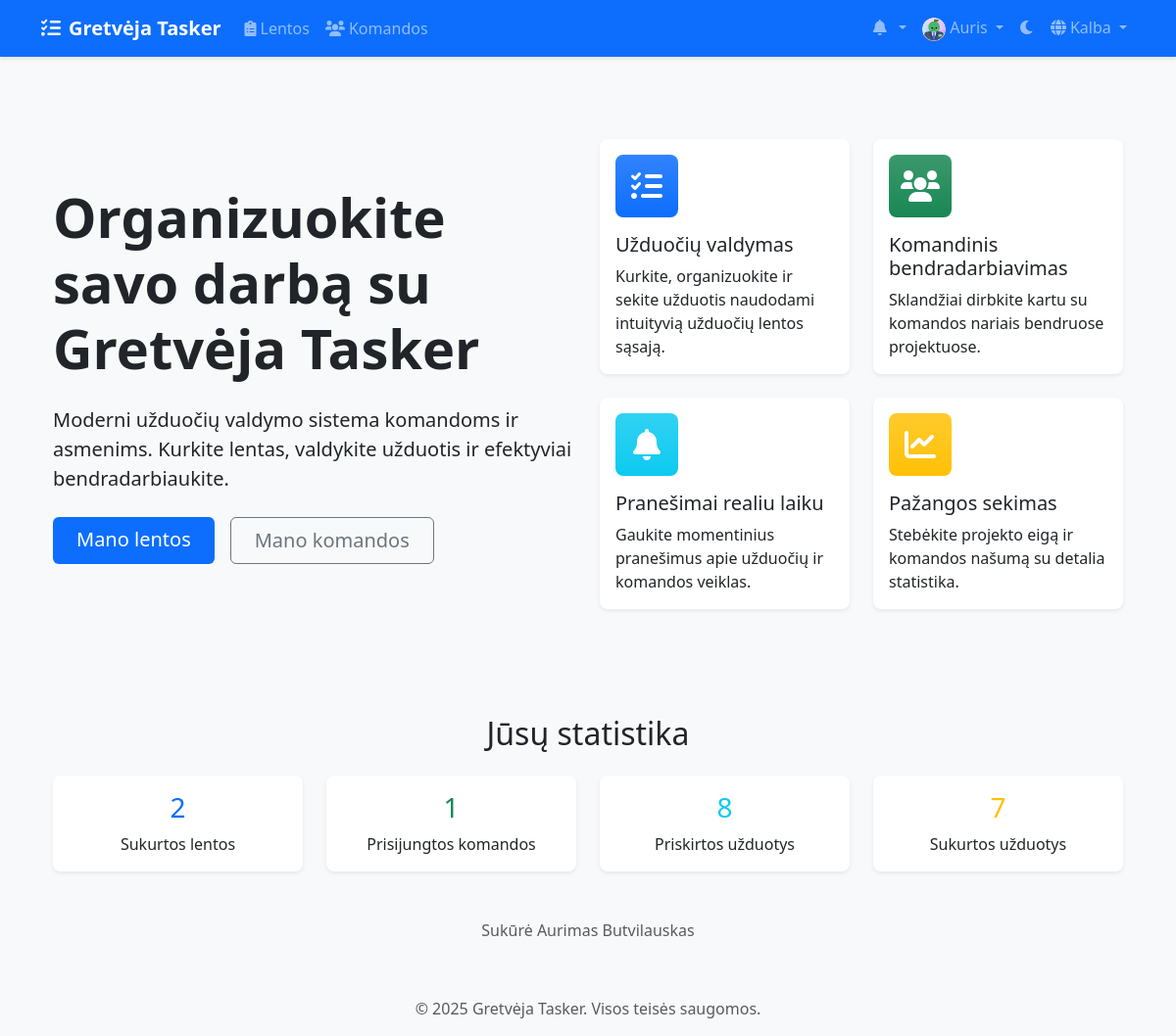
Page /lt/ (signed in) on the earlier database version.
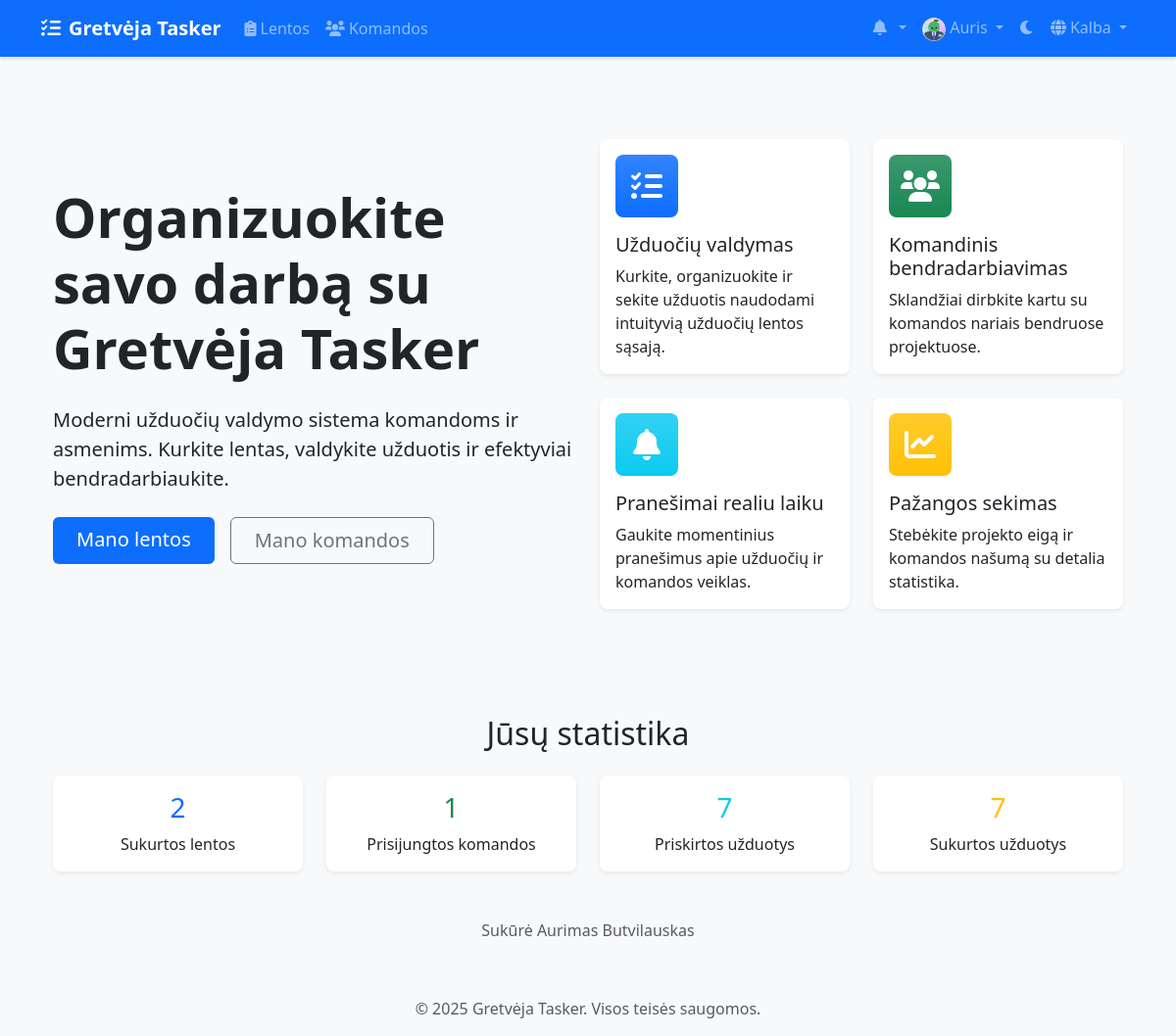
Same page on the later database version.
### accounts/models.py (models this page shows, shortened)
class CustomUser(AbstractUser):
    email = models.EmailField(_('email address'), unique=True)
    avatar = models.ImageField(upload_to='avatars/', null=True, blank=True)
    bio = models.TextField(max_length=500, blank=True)
    theme_preference = models.CharField(
        max_length=10,
        choices=[('light', 'Light'), ('dark', 'Dark')],
        default='light'
    )
    notification_preferences = models.JSONField(
        default=dict,
        help_text=_('User notification preferences')
    )
    class Meta:
        verbose_name = _('user')
        verbose_name_plural = _('users')

### templates/home.html (shortened to what the changed rows need)
{% extends 'base.html' %}
{% load static %}
{% load i18n %}
{% block content %}
<div class="container">
    <div class="row align-items-center min-vh-75">
        <div class="col-lg-6">
            <h1 class="display-4 fw-bold mb-4">{% trans "Organize Your Work with Gretvėja Tasker" %}</h1>
        </div>
    </div>
    {% if user.is_authenticated %}
    <div class="row mt-5">
        <div class="col-12">
            <h2 class="text-center mb-4">{% trans "Your Statistics" %}</h2>
        </div>
        <div class="col-md-3">
            <div class="card text-center border-0 shadow-sm">
                <div class="card-body">
                    <h3 class="card-title text-primary">{{ user.owned_boards.count }}</h3>
                    <p class="card-text">{% trans "Boards Created" %}</p>
                </div>
            </div>
        </div>
        <div class="col-md-3">
            <div class="card text-center border-0 shadow-sm">
                <div class="card-body">
                    <h3 class="card-title text-success">{{ user.teams.count }}</h3>
                    <p class="card-text">{% trans "Teams Joined" %}</p>
                </div>
            </div>
        </div>
        <div class="col-md-3">
            <div class="card text-center border-0 shadow-sm">
                <div class="card-body">
                    <h3 class="card-title text-info">{{ user.assigned_tasks.count }}</h3>
                    <p class="card-text">{% trans "Tasks Assigned" %}</p>
                </div>
            </div>
        </div>
        <div class="col-md-3">
            <div class="card text-center border-0 shadow-sm">
                <div class="card-body">
                    <h3 class="card-title text-warning">{{ user.created_tasks.count }}</h3>
                    <p class="card-text">{% trans "Tasks Created" %}</p>
                </div>
            </div>
        </div>
    </div>
    {% endif %}
</div>
{% endblock %}

### templates/base.html (shortened to what this page needs)
{% load static %}
{% load compress %}
{% load i18n %}
<!DOCTYPE html>
<html lang="{{ LANGUAGE_CODE }}" data-bs-theme="light">
<head>
    <link href="https://cdn.jsdelivr.net/npm/bootstrap@5.3.2/dist/css/bootstrap.min.css" rel="stylesheet">
    <link href="https://cdnjs.cloudflare.com/ajax/libs/font-awesome/6.0.0/css/all.min.css" rel="stylesheet">
    <link href="https://cdn.jsdelivr.net/npm/select2@4.1.0-rc.0/dist/css/select2.min.css" rel="stylesheet">
    <link href="https://cdn.jsdelivr.net/npm/select2-bootstrap-5-theme@1.3.0/dist/select2-bootstrap-5-theme.min.css" rel="stylesheet">
    {% compress css %}
    <link href="{% static 'css/style.css' %}" rel="stylesheet">
    {% endcompress %}
</head>
<body>
    <nav class="navbar navbar-expand-lg navbar-dark bg-primary">
        <div class="container">
            <a class="navbar-brand" href="{% url 'home' %}">
                <i class="fas fa-tasks me-2"></i>{% trans "Gretvėja Tasker" %}
            </a>
            <div class="collapse navbar-collapse" id="navbarNav">
                <ul class="navbar-nav me-auto">
                    {% if user.is_authenticated %}
                        <li class="nav-item">
                            <a class="nav-link" href="{% url 'boards:board_list' %}">
                                <i class="fas fa-clipboard-list me-1"></i>{% trans "Boards" %}
                            </a>
                        </li>
                        <li class="nav-item">
                            <a class="nav-link" href="{% url 'teams:team_list' %}">
                                <i class="fas fa-users me-1"></i>{% trans "Teams" %}
                            </a>
                        </li>
                    {% endif %}
                </ul>
                <ul class="navbar-nav">
                    {% if user.is_authenticated %}
                        <li class="nav-item dropdown">
                            <a class="nav-link dropdown-toggle" href="#" id="notificationsDropdown" role="button" data-bs-toggle="dropdown">
                                <i class="fas fa-bell me-1"></i>
                            </a>
                        </li>
                        <li class="nav-item dropdown">
                            <a class="nav-link dropdown-toggle" href="#" id="userDropdown" role="button" data-bs-toggle="dropdown">
                                {% if user.avatar %}
                                    <img src="{{ user.avatar.url }}" alt="{% trans 'Avatar' %}" class="rounded-circle" width="24" height="24">
                                {% else %}
                                    <i class="fas fa-user-circle"></i>
                                {% endif %}
                                {{ user.username }}
                            </a>
                        </li>
                    {% endif %}
                    <li class="nav-item">
                        <button class="btn nav-link" id="theme-toggle">
                            <i class="fas fa-moon"></i>
                        </button>
                    </li>
                    <li class="nav-item dropdown">
                        <a class="nav-link dropdown-toggle" href="#" id="languageDropdown" role="button" data-bs-toggle="dropdown">
                            <i class="fas fa-globe me-1"></i>{% trans "Language" %}
                        </a>
                                {% get_current_language as CURRENT_LANGUAGE %}
                                {% get_available_languages as LANGUAGES %}
                    </li>
                </ul>
            </div>
        </div>
    </nav>
    <main class="container my-4">
        {% block content %}{% endblock %}
    </main>
    <footer class="footer mt-auto py-3 bg-light">
        <div class="container text-center">
            <span class="text-muted">© {% now "Y" %} Gretvėja Tasker. {% trans "All rights reserved." %}</span>
        </div>
    </footer>
</body>
</html>

Differences in the rows shown:
changed CustomUser "Auris": assigned_tasks.count "8" → "7"
